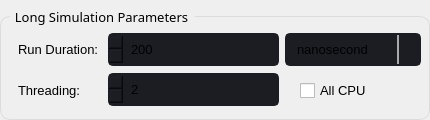
                             <widget class="QGroupBox" name="groupBox_17">
                              <property name="sizePolicy">
                               <sizepolicy hsizetype="Expanding" vsizetype="Preferred">
                                <horstretch>0</horstretch>
                                <verstretch>0</verstretch>
                               </sizepolicy>
                              </property>
                              <property name="minimumSize">
                               <size>
                                <width>0</width>
                                <height>120</height>
                               </size>
                              </property>
                              <property name="maximumSize">
                               <size>
                                <width>16777215</width>
                                <height>125</height>
                               </size>
                              </property>
                              <property name="font">
                               <font>
                                <family>Segoe UI Semibold</family>
                                <pointsize>10</pointsize>
                               </font>
                              </property>
                              <property name="styleSheet">
                               <string notr="true">QGroupBox {
  
  border: 1px solid rgb(220, 220, 220);
  border-radius: 10px;
  padding: 4px;
  margin-top: 16px;
}

QGroupBox::title {
  subcontrol-origin: margin;
  subcontrol-position: top left;
  left: 10px;
  padding-left: 3px;
  padding-right: 5px;
  padding-top: 8px;
  padding-bottom: 16px;
}

QGroupBox::indicator {
  margin-left: 2px;
  height: 16px;
  width: 16px;
}</string>
                              </property>
                              <property name="title">
                               <string>Long Simulation Parameters</string>
                              </property>
                              <widget class="QWidget" name="gridLayoutWidget_4">
                               <property name="geometry">
                                <rect>
                                 <x>10</x>
                                 <y>30</y>
                                 <width>411</width>
                                 <height>81</height>
                                </rect>
                               </property>
                               <layout class="QGridLayout" name="gridLayout_4">
                                <property name="leftMargin">
                                 <number>8</number>
                                </property>
                                <property name="topMargin">
                                 <number>3</number>
                                </property>
                                <property name="rightMargin">
                                 <number>0</number>
                                </property>
                                <property name="bottomMargin">
                                 <number>3</number>
                                </property>
                                <item row="1" column="0">
                                 <widget class="QLabel" name="label_35">
                                  <property name="maximumSize">
                                   <size>
                                    <width>16777215</width>
                                    <height>16777215</height>
                                   </size>
                                  </property>
                                  <property name="font">
                                   <font>
                                    <pointsize>10</pointsize>
                                   </font>
                                  </property>
                                  <property name="text">
                                   <string>Threading:</string>
                                  </property>
                                  <property name="alignment">
                                   <set>Qt::AlignLeading|Qt::AlignLeft|Qt::AlignVCenter</set>
                                  </property>
                                  <property name="buddy">
                                   <cstring>Number_CPU_spinBox</cstring>
                                  </property>
                                 </widget>
                                </item>
                                <item row="1" column="2">
                                 <widget class="QCheckBox" name="All_CPU_checkBox">
                                  <property name="sizePolicy">
                                   <sizepolicy hsizetype="Expanding" vsizetype="Expanding">
                                    <horstretch>0</horstretch>
                                    <verstretch>0</verstretch>
                                   </sizepolicy>
                                  </property>
                                  <property name="maximumSize">
                                   <size>
                                    <width>200</width>
                                    <height>16777215</height>
                                   </size>
                                  </property>
                                  <property name="font">
                                   <font>
                                    <family>Segoe UI</family>
                                    <pointsize>10</pointsize>
                                   </font>
                                  </property>
                                  <property name="layoutDirection">
                                   <enum>Qt::LeftToRight</enum>
                                  </property>
                                  <property name="autoFillBackground">
                                   <bool>false</bool>
                                  </property>
                                  <property name="styleSheet">
                                   <string notr="true">QCheckBox {
    spacing: 5px;
	margin-left: 15px;
}

QCheckBox::indicator {
    width: 15px;
    height: 15px;
}

QCheckBox::indicator:unchecked {
border-image: url(:/16x16/icons/16x16/cil-circle.png);

}


QCheckBox::indicator:checked {
	border-image: url(:/20x20/icons/20x20/cil-check.png);
}


</string>
                                  </property>
                                  <property name="text">
                                   <string>All CPU</string>
                                  </property>
                                 </widget>
                                </item>
                                <item row="0" column="2">
                                 <widget class="QComboBox" name="long_simulation_time_unit">
                                  <property name="sizePolicy">
                                   <sizepolicy hsizetype="Expanding" vsizetype="Expanding">
                                    <horstretch>0</horstretch>
                                    <verstretch>0</verstretch>
                                   </sizepolicy>
                                  </property>
                                  <property name="minimumSize">
                                   <size>
                                    <width>110</width>
                                    <height>0</height>
                                   </size>
                                  </property>
                                  <property name="maximumSize">
                                   <size>
                                    <width>16777215</width>
                                    <height>33</height>
                                   </size>
                                  </property>
                                  <property name="font">
                                   <font>
                                    <family>Segoe UI</family>
                                    <pointsize>10</pointsize>
                                   </font>
                                  </property>
                                  <property name="styleSheet">
                                   <string notr="true">QComboBox {
	background-color: rgb(27, 29, 35);
	border-radius: 5px;
	border: 2px solid rgb(27, 29, 35);
    padding: 1px 18px 1px 3px;
	padding-left: 10px;
    min-width: 6em;
}

QComboBox:hover{
	border: 2px solid rgb(64, 71, 88);
}

QComboBox QAbstractItemView{
	selection-background-color: rgb(200, 5, 100);
	selection-color: rgb(193, 125, 17);
}

QComboBox:editable {
   	selection-background-color: rgb(127, 5, 64);
	selection-color: rgb(255, 255, 255);
}

QComboBox:on { /* shift the text when the popup opens */
    padding-top: 3px;
    padding-left: 4px;
	text-align: center;
}



QComboBox:on { /* shift the text when the popup opens */
    padding-top: 2px;
    padding-left: 3px;
}

QComboBox::drop-down {
    subcontrol-origin: padding;
    subcontrol-position: top right;
    width: 20px;

    border-left-width: 2px;
    border-left-color: darkgray;
    border-left-style: solid; /* just a single line */
    border-top-right-radius: 3px; /* same radius as the QComboBox */
    border-bottom-right-radius: 3px;
}

QComboBox::down-arrow {
image: url(:/16x16/icons/16x16/cil-arrow-bottom.png);
}

QComboBox::down-arrow:on { /* shift the arrow when popup is open */
    top: 1px;
    left: 1px;
}

</string>
                                  </property>
                                  <item>
                                   <property name="text">
                                    <string>nanosecond</string>
                                   </property>
                                  </item>
                                  <item>
                                   <property name="text">
                                    <string>picosecond</string>
                                   </property>
                                  </item>
                                 </widget>
                                </item>
                                <item row="0" column="0">
                                 <widget class="QLabel" name="label_8">
                                  <property name="sizePolicy">
                                   <sizepolicy hsizetype="Preferred" vsizetype="Preferred">
                                    <horstretch>0</horstretch>
                                    <verstretch>0</verstretch>
                                   </sizepolicy>
                                  </property>
                                  <property name="minimumSize">
                                   <size>
                                    <width>0</width>
                                    <height>0</height>
                                   </size>
                                  </property>
                                  <property name="maximumSize">
                                   <size>
                                    <width>16777215</width>
                                    <height>16777215</height>
                                   </size>
                                  </property>
                                  <property name="font">
                                   <font>
                                    <pointsize>10</pointsize>
                                   </font>
                                  </property>
                                  <property name="styleSheet">
                                   <string notr="true"/>
                                  </property>
                                  <property name="text">
                                   <string>Run Duration: </string>
                                  </property>
                                 </widget>
                                </item>
                                <item row="1" column="1">
                                 <widget class="QSpinBox" name="Number_CPU_spinBox_2">
                                  <property name="sizePolicy">
                                   <sizepolicy hsizetype="Expanding" vsizetype="Expanding">
                                    <horstretch>0</horstretch>
                                    <verstretch>0</verstretch>
                                   </sizepolicy>
                                  </property>
                                  <property name="minimumSize">
                                   <size>
                                    <width>171</width>
                                    <height>0</height>
                                   </size>
                                  </property>
                                  <property name="maximumSize">
                                   <size>
                                    <width>16777215</width>
                                    <height>33</height>
                                   </size>
                                  </property>
                                  <property name="font">
                                   <font>
                                    <pointsize>10</pointsize>
                                   </font>
                                  </property>
                                  <property name="layoutDirection">
                                   <enum>Qt::RightToLeft</enum>
                                  </property>
                                  <property name="styleSheet">
                                   <string notr="true">QSpinBox{
	background-color: rgb(27, 29, 35);
	border-radius: 5px;
	border: 2px solid rgb(27, 29, 35);
	padding: 5px;
	padding-left: 5px;
}
QSpinBox:hover{
	border: 2px solid rgb(64, 71, 88);
}
QSpinBox QAbstractItemView {
	color: rgb(85, 170, 255);	
	background-color: rgb(27, 29, 35);
	padding: 5px;
	selection-background-color: rgb(39, 44, 54);
}</string>
                                  </property>
                                  <property name="minimum">
                                   <number>2</number>
                                  </property>
                                 </widget>
                                </item>
                                <item row="0" column="1">
                                 <widget class="QSpinBox" name="run_duration_spinBox_2">
                                  <property name="sizePolicy">
                                   <sizepolicy hsizetype="Expanding" vsizetype="Expanding">
                                    <horstretch>0</horstretch>
                                    <verstretch>0</verstretch>
                                   </sizepolicy>
                                  </property>
                                  <property name="minimumSize">
                                   <size>
                                    <width>0</width>
                                    <height>0</height>
                                   </size>
                                  </property>
                                  <property name="maximumSize">
                                   <size>
                                    <width>16777215</width>
                                    <height>33</height>
                                   </size>
                                  </property>
                                  <property name="font">
                                   <font>
                                    <family>Segoe UI</family>
                                    <pointsize>10</pointsize>
                                   </font>
                                  </property>
                                  <property name="layoutDirection">
                                   <enum>Qt::RightToLeft</enum>
                                  </property>
                                  <property name="styleSheet">
                                   <string notr="true">QSpinBox{
	background-color: rgb(27, 29, 35);
	border-radius: 5px;
	border: 2px solid rgb(27, 29, 35);
	padding: 5px;
	padding-left: 5px;
}
QSpinBox:hover{
	border: 2px solid rgb(64, 71, 88);
}
QSpinBox QAbstractItemView {
	color: rgb(85, 170, 255);	
	background-color: rgb(27, 29, 35);
	padding: 5px;
	selection-background-color: rgb(39, 44, 54);
}</string>
                                  </property>
                                  <property name="maximum">
                                   <number>10000000</number>
                                  </property>
                                  <property name="value">
                                   <number>200</number>
                                  </property>
                                 </widget>
                                </item>
                               </layout>
                              </widget>
                             </widget>
